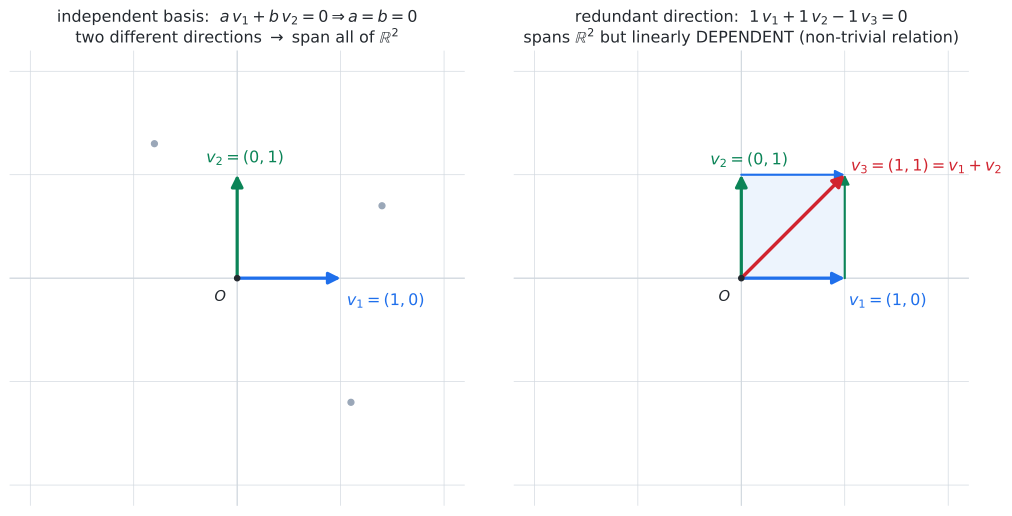

The Python source for this figure:
#!/usr/bin/env python3
"""Static figure for 05강 3기 02강 — why (1,0),(0,1),(1,1) is linearly
DEPENDENT while (1,0),(0,1) is an independent basis of R^2 (lecture §4, §5, §8).

Two panels:
  (left)  the basis e1=(1,0), e2=(0,1): two different directions; mixing them
          a*e1 + b*e2 reaches every point of the plane, and the only way to get
          the zero vector is a=b=0  ->  independent + spanning = a basis.
  (right) add a third vector v3=(1,1). It is already the diagonal of the unit
          square, i.e. v3 = e1 + e2, so 1*e1 + 1*e2 - 1*v3 = 0 is a NON-trivial
          relation: the triple still spans the plane but is linearly dependent
          (a redundant direction).

Reproduce: uv run --with matplotlib --with numpy python \
           linear-independence-redundant-direction-03-season-02-08.py
"""
from pathlib import Path
import numpy as np
import matplotlib.pyplot as plt
from matplotlib.patches import FancyArrowPatch, Polygon

OUT = Path(__file__).with_suffix(".svg")

e1 = np.array([1.0, 0.0])
e2 = np.array([0.0, 1.0])
v3 = np.array([1.0, 1.0])

# sanity: the dependence relation that makes the triple dependent
relation = 1.0 * e1 + 1.0 * e2 - 1.0 * v3  # must be the zero vector

GRID = "#d0d7de"
INK = "#24292f"
BLUE = "#1f6feb"
RED = "#d1242f"
GREEN = "#0b8457"
GREY = "#57606a"


def arrow(ax, tail, head, color, lw=2.4, scale=18, z=6):
    ax.add_patch(FancyArrowPatch(tail, head, arrowstyle="-|>", mutation_scale=scale,
                                 lw=lw, color=color, shrinkA=0, shrinkB=0, zorder=z))


def frame(ax, lim=2.2):
    ax.axhline(0, color=GRID, lw=0.8, zorder=0)
    ax.axvline(0, color=GRID, lw=0.8, zorder=0)
    for k in range(-2, 3):
        ax.plot([k, k], [-lim, lim], color=GRID, lw=0.5, zorder=0)
        ax.plot([-lim, lim], [k, k], color=GRID, lw=0.5, zorder=0)
    ax.set_xlim(-lim, lim)
    ax.set_ylim(-lim, lim)
    ax.set_aspect("equal")
    ax.set_xticks([]); ax.set_yticks([])
    for s in ax.spines.values():
        s.set_visible(False)
    ax.scatter([0], [0], s=16, color=INK, zorder=7)
    ax.text(-0.22, -0.22, r"$O$", fontsize=11, color=INK)


fig, (axL, axR) = plt.subplots(1, 2, figsize=(11.2, 5.4))

# ---------------- LEFT: independent basis spans the plane ----------------
frame(axL)
# a couple of sample linear combinations to suggest "reaches everywhere"
for a, b in [(1.4, 0.7), (-0.8, 1.3), (1.1, -1.2)]:
    p = a * e1 + b * e2
    axL.scatter([p[0]], [p[1]], s=20, color="#9aa7b8", zorder=2)
arrow(axL, (0, 0), e1, BLUE)
arrow(axL, (0, 0), e2, GREEN)
axL.text(e1[0] + 0.06, e1[1] - 0.26, r"$v_1=(1,0)$", color=BLUE, fontsize=12)
axL.text(e2[0] - 0.30, e2[1] + 0.12, r"$v_2=(0,1)$", color=GREEN, fontsize=12)
axL.set_title(r"independent basis:  $a\,v_1+b\,v_2=0 \Rightarrow a=b=0$"
              "\n"
              r"two different directions $\to$ span all of $\mathbb{R}^2$",
              fontsize=12, color=INK)

# ---------------- RIGHT: adding v3=(1,1) makes it dependent ----------------
frame(axR)
# unit square / parallelogram showing v3 = e1 + e2
sq = Polygon([[0, 0], e1, v3, e2], closed=True, facecolor="#1f6feb",
             alpha=0.08, edgecolor=BLUE, lw=1.0, ls=(0, (5, 4)), zorder=1)
axR.add_patch(sq)
# e1, e2 translated to show the head-to-tail sum reaching v3
arrow(axR, (0, 0), e1, BLUE)
arrow(axR, (0, 0), e2, GREEN)
arrow(axR, e1, v3, GREEN, lw=1.6, scale=14)   # e2 carried from tip of e1
arrow(axR, e2, v3, BLUE, lw=1.6, scale=14)    # e1 carried from tip of e2
arrow(axR, (0, 0), v3, RED, lw=2.6)           # v3 itself = the diagonal
axR.text(e1[0] + 0.04, e1[1] - 0.26, r"$v_1=(1,0)$", color=BLUE, fontsize=12)
axR.text(e2[0] - 0.30, e2[1] + 0.10, r"$v_2=(0,1)$", color=GREEN, fontsize=12)
axR.text(v3[0] + 0.06, v3[1] + 0.04, r"$v_3=(1,1)=v_1+v_2$", color=RED, fontsize=12)
axR.set_title(r"redundant direction:  $1\,v_1+1\,v_2-1\,v_3=0$"
              "\n"
              r"spans $\mathbb{R}^2$ but linearly DEPENDENT (non-trivial relation)",
              fontsize=12, color=INK)

fig.tight_layout()
fig.savefig(OUT, format="svg", bbox_inches="tight")
print(f"wrote {OUT}")
print(f"  dependence relation 1*v1+1*v2-1*v3 = {tuple(relation)}  (should be (0.0, 0.0))")
print(f"  v1+v2 = {tuple(e1 + e2)}  == v3 ? {np.allclose(e1 + e2, v3)}")
